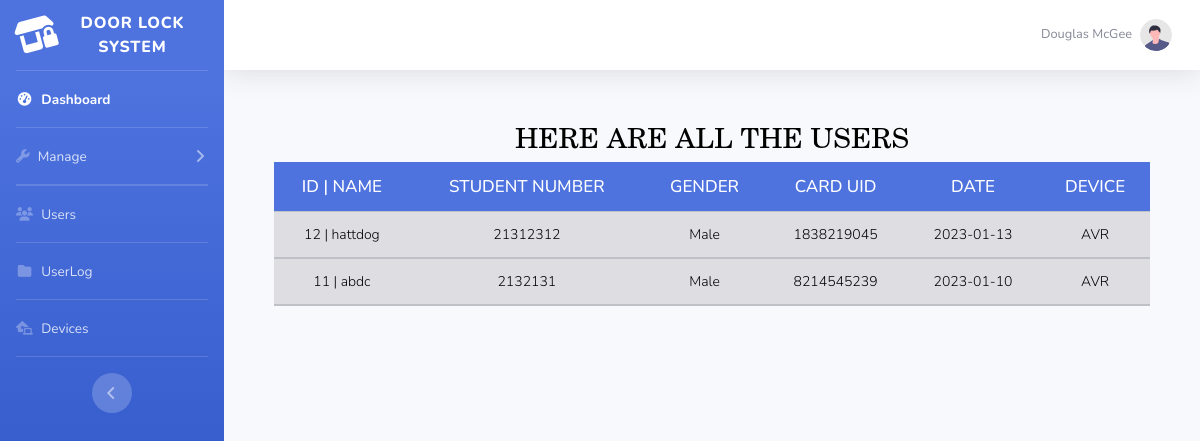
The page /users.php on the database its author committed.
### tables this page shows
CREATE TABLE `users` (
  `id` int(11) NOT NULL,
  `username` varchar(30) NOT NULL DEFAULT 'None',
  `serialnumber` double NOT NULL DEFAULT 0,
  `sectionName` varchar(50) NOT NULL,
  `gender` varchar(10) NOT NULL DEFAULT 'None',
  `email` varchar(50) NOT NULL DEFAULT 'None',
  `card_uid` varchar(30) NOT NULL,
  `card_select` tinyint(1) NOT NULL DEFAULT 0,
  `user_date` date NOT NULL,
  `device_uid` varchar(20) NOT NULL DEFAULT '0',
  `device_dep` varchar(20) NOT NULL DEFAULT '0',
  `add_card` tinyint(1) NOT NULL DEFAULT 0
);

### users.php (the view, shortened to what this page needs)
<!DOCTYPE html>
<html>
<head>
    <link rel="stylesheet" type="text/css" href="css/Users.css">
</head>
<body>
<?php include'header.php'; ?>
<main>
<section>
  <h1 class="slideInDown animated">Here are all the Users</h1>
  <div class="table-responsive slideInRight animated" style="max-height: 400px;">
    <table class="table">
      <thead class="table-primary">
        <tr>
          <th>ID | Name</th>
          <th>Student Number</th>
          <th>Gender</th>
          <th>Card UID</th>
          <th>Date</th>
          <th>Device</th>
        </tr>
      </thead>
      <tbody class="table-secondary">
        <?php
          require'connectDB.php';
            $sql = "SELECT * FROM users WHERE add_card=1 ORDER BY id DESC";
            $result = mysqli_stmt_init($conn);
            if (!mysqli_stmt_prepare($result, $sql)) {
                echo '<p class="error">SQL Error</p>';
            }
            else{
                mysqli_stmt_execute($result);
                $resultl = mysqli_stmt_get_result($result);
              if (mysqli_num_rows($resultl) > 0){
                  while ($row = mysqli_fetch_assoc($resultl)){
          ?>
                      <TR>
                      <TD><?php echo $row['id']; echo" | "; echo $row['username'];?></TD>
                      <TD><?php echo $row['serialnumber'];?></TD>
                      <TD><?php echo $row['gender'];?></TD>
                      <TD><?php echo $row['card_uid'];?></TD>
                      <TD><?php echo $row['user_date'];?></TD>
                      <TD><?php echo $row['device_dep'];?></TD>
                      </TR>
        <?php
                }
            }
          }
        ?>
      </tbody>
    </table>
  </div>
</section>
</main>
</body>
</html>

### header.php (shortened to what this page needs)
<html lang="en">
<head>
    <link href="vendor/fontawesome-free/css/all.min.css" rel="stylesheet" type="text/css">
    <link href="css/sb-admin-2.min.css" rel="stylesheet">
    <div id="wrapper">
        <ul class="navbar-nav bg-gradient-primary sidebar sidebar-dark accordion" id="accordionSidebar">
            <a class="sidebar-brand d-flex align-items-center justify-content-center" href="index.php">
                <div class="sidebar-brand-icon rotate-n-15">
                    <i class="fa-solid fa-shop-lock"></i>
                </div>
                <div class="sidebar-brand-text mx-3">Door Lock System</div>
            </a>
            <hr class="sidebar-divider my-0">
            <li class="nav-item active">
                <a class="nav-link" href="index.php">
                    <i class="fas fa-fw fa-tachometer-alt"></i>
                    <span>Dashboard</span></a>
            </li>
              <hr class="sidebar-divider my-0">
            <li class="nav-item">
                <a class="nav-link collapsed" href="#" data-toggle="collapse" data-target="#collapseTwo"
                    aria-expanded="true" aria-controls="collapseTwo">
                  <i class="fa-solid fa-wrench"></i>
                    <span>Manage</span>
                </a>
            </li>
              <hr class="sidebar-divider my-0">
            <hr class="sidebar-divider my-0">
            <li class="nav-item">
                <a class="nav-link" href="users.php">
                    <i class="fa-sharp fa-solid fa-users"></i>
                    <span>Users</span></a>
            </li>
              <hr class="sidebar-divider my-0">
            <li class="nav-item">
                <a class="nav-link" href="UsersLog.php">
                    <i class="fas fa-fw fa-folder"></i>
                    <span>UserLog</span></a>
            </li>
              <hr class="sidebar-divider my-0">
            <li class="nav-item">
                <a class="nav-link" href="devices.php">
                    <i class="fa-solid fa-house-laptop"></i>
                    <span>Devices</span></a>
            </li>
            <hr class="sidebar-divider d-none d-md-block">
            <div class="text-center d-none d-md-inline">
                <button class="rounded-circle border-0" id="sidebarToggle"></button>
            </div>
        </ul>
        <div id="content-wrapper" class="d-flex flex-column">
            <div id="content">
                <nav class="navbar navbar-expand navbar-light bg-white topbar mb-4 static-top shadow">
                    <ul class="navbar-nav ml-auto">
                        <li class="nav-item dropdown no-arrow">
                            <a class="nav-link dropdown-toggle" href="#" id="userDropdown" role="button"
                                data-toggle="dropdown" aria-haspopup="true" aria-expanded="false">
                                <span class="mr-2 d-none d-lg-inline text-gray-600 small">Douglas McGee</span>
                                <img class="img-profile rounded-circle"
                                    src="img/undraw_profile.svg">
                            </a>
                        </li>
                    </ul>
                </nav>
</head>
<body id="page-top">
</body>
</html>

### css/Users.css (style rules this page uses)
h1 { font-size: 28px !important; color: #000; text-transform: uppercase; font-weight: 300; font-family: New Century Schoolbook, TeX Gyre Schola, serif !important; text-align: center; margin-bottom: 15px; }
th { position: sticky; padding: 15px; text-align: center !important; font-weight: 500; font-size: 17px; color: #fff; text-transform: uppercase; border: none !important; background-color: #4e73df !important; }
td { padding: 15px; text-align: center; font-weight: 300; font-size: 14px; color: #000; border-bottom: solid 2px rgba(255,255,255,0.1); }
thead { color :#4e73df; }
section { margin: 50px; }
section { overflow-x:hidden; }
.slideInRight { animation-name: slideInRight; }
.slideInDown { animation-name: slideInDown; }
.animated { animation-duration: 1s; animation-fill-mode: both; }

### rows shown on the page
users: id "12", username "hattdog", serialnumber "21312312", gender "Male", card_uid "1838219045", user_date "2023-01-13", device_dep "AVR"
users: id "11", username "abdc", serialnumber "2132131", gender "Male", card_uid "8214545239", user_date "2023-01-10", device_dep "AVR"
